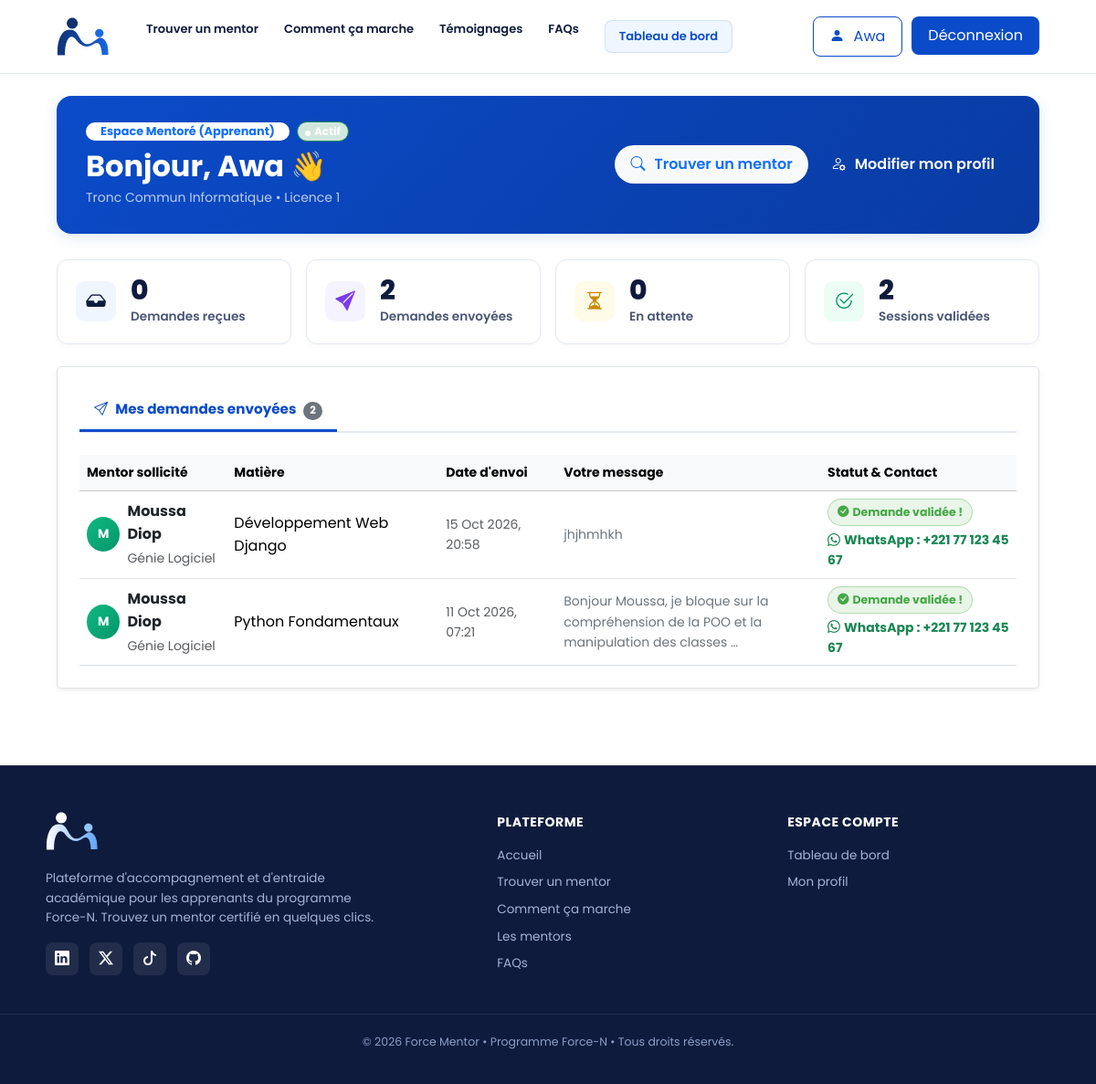
The app's page /tableau-de-bord/ (signed in), older data.
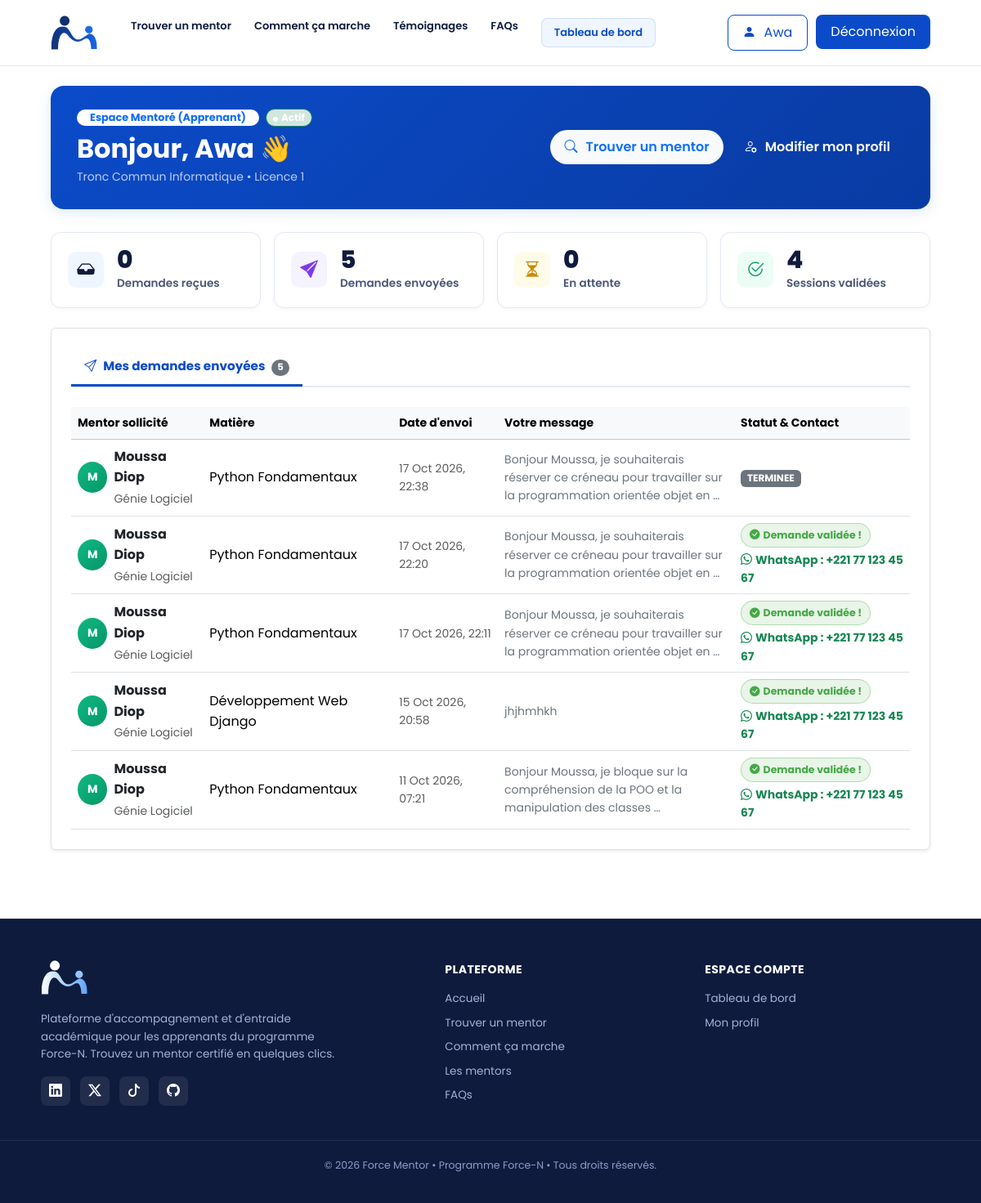
The same page, newer data.
### accounts/models.py (models this page shows, shortened)
class Profile(models.Model):
    ROLE_CHOICES = [
        ('MENTORE', 'Mentoré (Apprenant)'),
        ('MENTOR', 'Mentor (Accompagnateur)'),
        ('LES_DEUX', 'Mentor & Mentoré'),
    ]
    NIVEAU_CHOICES = [
        ('L1', 'Licence 1'),
        ('L2', 'Licence 2'),
        ('L3', 'Licence 3'),
        ('M1', 'Master 1'),
        ('M2', 'Master 2'),
        ('CERTIF', 'Formation certifiante (Force-N)'),
        ('AUTRE', 'Autre'),
    ]
    user = models.OneToOneField(User, on_delete=models.CASCADE, related_name='profile')
    role = models.CharField(max_length=20, choices=ROLE_CHOICES, default='MENTORE')
    filiere = models.CharField(max_length=150, blank=True, help_text="Ex: Génie Logiciel, Réseaux, Web...")
    niveau = models.CharField(max_length=20, choices=NIVEAU_CHOICES, default='L1')
    bio = models.TextField(blank=True, help_text="Présentez-vous, vos objectifs ou vos compétences")
    telephone = models.CharField(max_length=30, blank=True, help_text="Numéro WhatsApp ou contact")
    est_disponible = models.BooleanField(default=True, help_text="Disponible pour du mentorat")
    photo = models.ImageField(upload_to='profiles/', blank=True, null=True, help_text="Photo de profil")
    class Meta:
        verbose_name = "Profil Étudiant"
        verbose_name_plural = "Profils Étudiants"
    @property
    def est_mentor(self):
        return self.role in ['MENTOR', 'LES_DEUX']

### mentorship/models.py (models this page shows, shortened)
class DemandeMentorat(models.Model):
    STATUT_CHOICES = [
        ('EN_ATTENTE', 'En attente'),
        ('ACCEPTEE', 'Acceptée'),
        ('REFUSEE', 'Refusée'),
        ('TERMINEE', 'Terminée'),
        ('ANNULEE', 'Annulée'),
    ]
    mentore = models.ForeignKey(Profile, on_delete=models.CASCADE, related_name='demandes_envoyees')
    mentor = models.ForeignKey(Profile, on_delete=models.CASCADE, related_name='demandes_recues')
    matiere = models.ForeignKey(Matiere, on_delete=models.CASCADE, related_name='demandes')
    message = models.TextField(help_text="Précisez votre besoin, vos blocages ou vos objectifs")
    statut = models.CharField(max_length=20, choices=STATUT_CHOICES, default='EN_ATTENTE')
    date_heure_souhaitee = models.DateTimeField(null=True, blank=True, help_text="Date et heure prévues de la séance")
    duree_minutes = models.PositiveIntegerField(default=60, help_text="Durée prévue en minutes (ex: 45, 60)")
    disponibilite = models.ForeignKey(DisponibiliteMentor, null=True, blank=True, on_delete=models.SET_NULL, related_name='reservations')
    lien_visio = models.URLField(max_length=300, blank=True, help_text="Lien automatique de visio (Jitsi Meet)")
    commentaire_mentor = models.TextField(blank=True, help_text="Notes ou compte-rendu du mentor post-séance")
    date_creation = models.DateTimeField(auto_now_add=True)
    date_mise_a_jour = models.DateTimeField(auto_now=True)
    class Meta:
        verbose_name = "Demande de mentorat"
        verbose_name_plural = "Demandes de mentorat"
        ordering = ['-date_creation']

class Matiere(models.Model):
    nom = models.CharField(max_length=100, unique=True)
    description = models.TextField(blank=True)
    icone = models.CharField(max_length=50, default='bi-journal-code', blank=True, help_text="Classe d'icône Bootstrap Icons")
    class Meta:
        verbose_name = "Matière"
        verbose_name_plural = "Matières"
        ordering = ['nom']

### mentorship/views.py (the view)
# urls.py: path('tableau-de-bord/', mentorship_views.dashboard, name='dashboard'),
@login_required
def dashboard(request):
    profile = request.user.profile
    demandes_envoyees = DemandeMentorat.objects.filter(mentore=profile).select_related('mentor__user', 'matiere')
    demandes_recues = DemandeMentorat.objects.filter(mentor=profile).select_related('mentore__user', 'matiere')
    competences = profile.competences.select_related('matiere')
    count_envoyees = demandes_envoyees.count()
    count_recues = demandes_recues.count()
    count_en_attente = (
        demandes_recues.filter(statut='EN_ATTENTE').count()
        if profile.est_mentor
        else demandes_envoyees.filter(statut='EN_ATTENTE').count()
    )
    count_acceptees = (
        demandes_recues.filter(statut='ACCEPTEE').count()
        + demandes_envoyees.filter(statut='ACCEPTEE').count()
    )
    context = {
        'profile': profile,
        'demandes_envoyees': demandes_envoyees,
        'demandes_recues': demandes_recues,
        'competences': competences,
        'count_envoyees': count_envoyees,
        'count_recues': count_recues,
        'count_en_attente': count_en_attente,
        'count_acceptees': count_acceptees,
    }
    return render(request, 'mentorship/dashboard.html', context)

### templates/mentorship/dashboard.html (shortened to what this page needs)
{% extends 'base.html' %}
{% load static %}
{% block content %}
<div class="container py-4">
    <div class="dashboard-hero-banner d-flex justify-content-between align-items-center flex-wrap gap-3">
        <div>
            <div class="d-flex align-items-center gap-2 mb-2">
                <span class="badge bg-white text-primary px-3 py-1 rounded-pill fw-bold" style="font-size: 0.8rem;">
                    Espace {{ profile.get_role_display }}
                </span>
                {% if profile.est_disponible %}
                    <span class="badge bg-success-subtle text-white border border-success px-2 py-1 rounded-pill" style="font-size: 0.75rem;">
                        <i class="bi bi-circle-fill me-1" style="font-size: 6px;"></i>Actif
                    </span>
                {% endif %}
            </div>
            <h2 class="fw-bold mb-1" style="font-size: 2rem;">
                Bonjour, {{ user.first_name|default:user.username }} 👋
            </h2>
            <p class="text-light opacity-75 mb-0 small">
                {{ profile.filiere|default:"Parcours informatique" }} &bull; {{ profile.get_niveau_display }}
            </p>
        </div>
        <div class="d-flex gap-2">
            <a href="{% url 'mentor_list' %}" class="btn btn-light px-3 py-2 fw-semibold rounded-pill text-primary">
                <i class="bi bi-search me-1"></i>Trouver un mentor
            </a>
            <a href="{% url 'profile' %}" class="btn btn-outline-light px-3 py-2 fw-semibold rounded-pill">
                <i class="bi bi-person-gear me-1"></i>Modifier mon profil
            </a>
        </div>
    </div>
    <div class="row g-3 mb-4">
        <div class="col-6 col-lg-3">
            <div class="kpi-card d-flex align-items-center gap-3">
                <div class="kpi-icon-box" style="background-color: #eff6ff; color: var(--fn-blue-primary);">
                    <i class="bi bi-inbox-fill"></i>
                </div>
                <div>
                    <div class="kpi-val">{{ count_recues }}</div>
                    <div class="kpi-lbl">Demandes reçues</div>
                </div>
            </div>
        </div>
        <div class="col-6 col-lg-3">
            <div class="kpi-card d-flex align-items-center gap-3">
                <div class="kpi-icon-box" style="background-color: #f5f3ff; color: #7c3aed;">
                    <i class="bi bi-send-fill"></i>
                </div>
                <div>
                    <div class="kpi-val">{{ count_envoyees }}</div>
                    <div class="kpi-lbl">Demandes envoyées</div>
                </div>
            </div>
        </div>
        <div class="col-6 col-lg-3">
            <div class="kpi-card d-flex align-items-center gap-3">
                <div class="kpi-icon-box" style="background-color: #fefce8; color: #ca8a04;">
                    <i class="bi bi-hourglass-split"></i>
                </div>
                <div>
                    <div class="kpi-val">{{ count_en_attente }}</div>
                    <div class="kpi-lbl">En attente</div>
                </div>
            </div>
        </div>
        <div class="col-6 col-lg-3">
            <div class="kpi-card d-flex align-items-center gap-3">
                <div class="kpi-icon-box" style="background-color: #ecfdf5; color: #059669;">
                    <i class="bi bi-check2-circle"></i>
                </div>
                <div>
                    <div class="kpi-val">{{ count_acceptees }}</div>
                    <div class="kpi-lbl">Sessions validées</div>
                </div>
            </div>
        </div>
    </div>
    <div class="card p-4 bg-white border shadow-sm">
        <ul class="nav nav-tabs nav-tabs-custom mb-4" id="dashboardTabs" role="tablist">
            <li class="nav-item" role="presentation">
                <button class="nav-link {% if not profile.est_mentor %}active{% endif %}" id="envoyees-tab" data-bs-toggle="tab" data-bs-target="#envoyees" type="button" role="tab">
                    <i class="bi bi-send me-2"></i>Mes demandes envoyées
                    <span class="badge rounded-pill bg-secondary ms-1" style="font-size: 0.72rem;">{{ demandes_envoyees.count }}</span>
                </button>
            </li>
        </ul>
        <div class="tab-content" id="dashboardTabsContent">
            <div class="tab-pane fade {% if not profile.est_mentor %}show active{% endif %}" id="envoyees" role="tabpanel">
                {% if demandes_envoyees %}
                    <div class="table-responsive">
                        <table class="table table-hover align-middle mb-0">
                            <thead class="table-light">
                                <tr class="text-secondary small">
                                    <th>Mentor sollicité</th>
                                    <th>Matière</th>
                                    <th>Date d'envoi</th>
                                    <th>Votre message</th>
                                    <th>Statut & Contact</th>
                                </tr>
                            </thead>
                            <tbody>
                                {% for req in demandes_envoyees %}
                                <tr>
                                    <td>
                                        <div class="d-flex align-items-center gap-2">
                                            <div class="rounded-circle d-flex align-items-center justify-content-center text-white fw-bold" style="width: 38px; height: 38px; background: linear-gradient(135deg, #10b981, #059669); font-size: 0.85rem;">
                                                {{ req.mentor.user.first_name|first|default:req.mentor.user.username|first|upper }}
                                            </div>
                                            <div>
                                                <div class="fw-bold text-dark">{{ req.mentor.user.get_full_name|default:req.mentor.user.username }}</div>
                                                <small class="text-muted">{{ req.mentor.filiere|default:"Mentor" }}</small>
                                            </div>
                                        </div>
                                    </td>
                                    <td>
                                        <span class="badge-skill-pill">{{ req.matiere.nom }}</span>
                                    </td>
                                    <td class="small text-muted">{{ req.date_creation|date:"d M Y, H:i" }}</td>
                                    <td>
                                        <div class="small text-secondary" style="max-width: 300px;" title="{{ req.message }}">
                                            {{ req.message|truncatewords:15 }}
                                        </div>
                                    </td>
                                    <td>
                                        {% if req.statut == 'EN_ATTENTE' %}
                                            <span class="badge-status-pending"><i class="bi bi-hourglass-split me-1"></i>En attente de réponse</span>
                                        {% elif req.statut == 'ACCEPTEE' %}
                                            <div>
                                                <span class="badge-status-accepted mb-1 d-inline-block"><i class="bi bi-check-circle-fill me-1"></i>Demande validée !</span>
                                                {% if req.mentor.telephone %}
                                                    <div class="small text-success fw-bold">
                                                        <i class="bi bi-whatsapp me-1"></i>WhatsApp : {{ req.mentor.telephone }}
                                                    </div>
                                                {% endif %}
                                            </div>
                                        {% elif req.statut == 'REFUSEE' %}
                                            <span class="badge-status-rejected"><i class="bi bi-x-circle-fill me-1"></i>Non disponible</span>
                                        {% else %}
                                            <span class="badge bg-secondary">{{ req.statut }}</span>
                                        {% endif %}
                                    </td>
                                </tr>
                                {% endfor %}
                            </tbody>
                        </table>
                    </div>
                {% endif %}
            </div>
        </div>
    </div>
</div>
{% endblock %}

### templates/mentors/partials/_navbar.html (shortened to what this page needs)
{% load static %}
<header class="navbar">
  <div class="container navbar__inner">
    <a href="{% url 'mentors:home' %}" class="logo-brand" aria-label="Force Mentor">
      <img src="{% static 'img/logo_force_mentor.svg' %}" width="58" height="42" alt="Force Mentor" class="logo-brand__icon logo-brand__icon--navbar">
    </a>
    <nav class="navbar__links" id="navbarLinks">
      <a href="{% url 'mentors:list' %}" class="{% if '/mentors/' in request.path %}active{% endif %}">Trouver un mentor</a>
      <a href="{% url 'mentors:home' %}#comment-ca-marche">Comment ça marche</a>
      <a href="{% url 'mentors:home' %}#temoignages">Témoignages</a>
      <a href="{% url 'mentors:home' %}#faq">FAQs</a>
      {% if user.is_authenticated %}
        <a href="{% url 'dashboard' %}" class="{% if '/tableau-de-bord/' in request.path %}active{% endif %}">Tableau de bord</a>
      {% endif %}
    </nav>
    <div class="navbar__actions" id="navbarActions">
      {% if user.is_authenticated %}
        <a href="{% url 'profile' %}" class="btn btn--outline" title="Gérer mon profil">
          <i class="bi bi-person-fill" style="margin-right: 4px;"></i>{{ user.first_name|default:user.username }}
        </a>
        <form method="post" action="{% url 'logout' %}" style="display:inline;margin:0;">
          <button type="submit" class="btn btn--primary" style="cursor:pointer;border:none;">Déconnexion</button>
        </form>
      {% else %}
        <a href="{% url 'login' %}" class="btn btn--outline">Se connecter</a>
        <a href="{% url 'register' %}" class="btn btn--primary">S'inscrire</a>
      {% endif %}
    </div>
  </div>
</header>

Row changes from the older to the newer data that the page shows:
added DemandeMentorat: mentor.user.first_name|first "M", mentor.user.get_full_name "Moussa Diop", mentor.filiere "Génie Logiciel", matiere.nom "Python Fondamentaux", date_creation "17 Oct 2026, 22:38", message "Bonjour Moussa, je souhaiterais réserver ce créneau pour travailler sur la programmation orientée objet en …", statut "TERMINEE"
added DemandeMentorat: mentor.user.first_name|first "M", mentor.user.get_full_name "Moussa Diop", mentor.filiere "Génie Logiciel", matiere.nom "Python Fondamentaux", date_creation "17 Oct 2026, 22:20", message "Bonjour Moussa, je souhaiterais réserver ce créneau pour travailler sur la programmation orientée objet en …", mentor.telephone "+221 77 123 45 67"
added DemandeMentorat: mentor.user.first_name|first "M", mentor.user.get_full_name "Moussa Diop", mentor.filiere "Génie Logiciel", matiere.nom "Python Fondamentaux", date_creation "17 Oct 2026, 22:11", message "Bonjour Moussa, je souhaiterais réserver ce créneau pour travailler sur la programmation orientée objet en …", mentor.telephone "+221 77 123 45 67"
Text that changed along with them:
{{ count_envoyees }}: "2" → "5"
{{ count_acceptees }}: "2" → "4"
{{ demandes_envoyees.count }}: "2" → "5"
